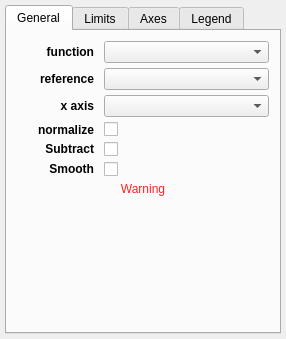
<?xml version="1.0" encoding="UTF-8"?>
<ui version="4.0">
 <class>Widget</class>
 <widget class="QWidget" name="Widget">
  <property name="geometry">
   <rect>
    <x>0</x>
    <y>0</y>
    <width>286</width>
    <height>339</height>
   </rect>
  </property>
  <property name="windowTitle">
   <string>1D Profile</string>
  </property>
  <layout class="QGridLayout" name="gridLayout_5">
   <property name="leftMargin">
    <number>5</number>
   </property>
   <property name="topMargin">
    <number>5</number>
   </property>
   <property name="rightMargin">
    <number>5</number>
   </property>
   <property name="bottomMargin">
    <number>5</number>
   </property>
   <property name="verticalSpacing">
    <number>5</number>
   </property>
   <item row="9" column="2">
    <widget class="QTabWidget" name="tab_widget">
     <property name="currentIndex">
      <number>0</number>
     </property>
     <widget class="QWidget" name="tab">
      <attribute name="title">
       <string>General</string>
      </attribute>
      <layout class="QGridLayout" name="gridLayout_2">
       <property name="leftMargin">
        <number>10</number>
       </property>
       <property name="topMargin">
        <number>10</number>
       </property>
       <property name="rightMargin">
        <number>10</number>
       </property>
       <property name="bottomMargin">
        <number>10</number>
       </property>
       <property name="horizontalSpacing">
        <number>10</number>
       </property>
       <property name="verticalSpacing">
        <number>5</number>
       </property>
       <item row="2" column="0">
        <widget class="QLabel" name="label_3">
         <property name="font">
          <font>
           <bold>true</bold>
          </font>
         </property>
         <property name="text">
          <string>x axis</string>
         </property>
         <property name="alignment">
          <set>Qt::AlignRight|Qt::AlignTrailing|Qt::AlignVCenter</set>
         </property>
        </widget>
       </item>
       <item row="4" column="2">
        <widget class="QCheckBox" name="bool_normalize">
         <property name="text">
          <string/>
         </property>
        </widget>
       </item>
       <item row="0" column="0">
        <widget class="QLabel" name="label">
         <property name="font">
          <font>
           <bold>true</bold>
          </font>
         </property>
         <property name="text">
          <string>function</string>
         </property>
         <property name="alignment">
          <set>Qt::AlignRight|Qt::AlignTrailing|Qt::AlignVCenter</set>
         </property>
        </widget>
       </item>
       <item row="1" column="2" colspan="2">
        <widget class="QComboBox" name="combosel_reference_data"/>
       </item>
       <item row="2" column="2" colspan="2">
        <widget class="QComboBox" name="combosel_x_att"/>
       </item>
       <item row="6" column="2">
        <widget class="QCheckBox" name="bool_substract">
         <property name="text">
          <string/>
         </property>
        </widget>
       </item>
       <item row="8" column="2">
        <widget class="QLabel" name="text_warning">
         <property name="styleSheet">
          <string notr="true">color: rgb(255, 33, 28)</string>
         </property>
         <property name="text">
          <string>Warning</string>
         </property>
         <property name="alignment">
          <set>Qt::AlignCenter</set>
         </property>
         <property name="wordWrap">
          <bool>true</bool>
         </property>
        </widget>
       </item>
       <item row="10" column="0">
        <spacer name="verticalSpacer_2">
         <property name="orientation">
          <enum>Qt::Vertical</enum>
         </property>
         <property name="sizeHint" stdset="0">
          <size>
           <width>20</width>
           <height>40</height>
          </size>
         </property>
        </spacer>
       </item>
       <item row="1" column="0">
        <widget class="QLabel" name="label_6">
         <property name="font">
          <font>
           <bold>true</bold>
          </font>
         </property>
         <property name="text">
          <string>reference</string>
         </property>
         <property name="alignment">
          <set>Qt::AlignRight|Qt::AlignTrailing|Qt::AlignVCenter</set>
         </property>
        </widget>
       </item>
       <item row="10" column="2" colspan="2">
        <spacer name="horizontalSpacer">
         <property name="orientation">
          <enum>Qt::Horizontal</enum>
         </property>
         <property name="sizeHint" stdset="0">
          <size>
           <width>40</width>
           <height>5</height>
          </size>
         </property>
        </spacer>
       </item>
       <item row="0" column="2" colspan="2">
        <widget class="QComboBox" name="combosel_function"/>
       </item>
       <item row="7" column="2">
        <widget class="QCheckBox" name="bool_smooth">
         <property name="text">
          <string/>
         </property>
        </widget>
       </item>
       <item row="6" column="0">
        <widget class="QLabel" name="label_4">
         <property name="text">
          <string>&lt;html&gt;&lt;head/&gt;&lt;body&gt;&lt;p&gt;&lt;span style=&quot; font-weight:700;&quot;&gt;Subtract&lt;/span&gt;&lt;/p&gt;&lt;/body&gt;&lt;/html&gt;</string>
         </property>
         <property name="alignment">
          <set>Qt::AlignRight|Qt::AlignTrailing|Qt::AlignVCenter</set>
         </property>
         <property name="wordWrap">
          <bool>false</bool>
         </property>
        </widget>
       </item>
       <item row="7" column="0">
        <widget class="QLabel" name="label_8">
         <property name="text">
          <string>&lt;html&gt;&lt;head/&gt;&lt;body&gt;&lt;p&gt;&lt;span style=&quot; font-weight:700;&quot;&gt;Smooth&lt;/span&gt;&lt;/p&gt;&lt;/body&gt;&lt;/html&gt;</string>
         </property>
         <property name="alignment">
          <set>Qt::AlignRight|Qt::AlignTrailing|Qt::AlignVCenter</set>
         </property>
        </widget>
       </item>
       <item row="4" column="0">
        <widget class="QLabel" name="label_7">
         <property name="font">
          <font>
           <bold>true</bold>
          </font>
         </property>
         <property name="text">
          <string>normalize</string>
         </property>
         <property name="alignment">
          <set>Qt::AlignRight|Qt::AlignTrailing|Qt::AlignVCenter</set>
         </property>
        </widget>
       </item>
      </layout>
     </widget>
     <widget class="QWidget" name="tab_2">
      <attribute name="title">
       <string>Limits</string>
      </attribute>
      <layout class="QGridLayout" name="gridLayout">
       <property name="leftMargin">
        <number>10</number>
       </property>
       <property name="topMargin">
        <number>10</number>
       </property>
       <property name="rightMargin">
        <number>10</number>
       </property>
       <property name="bottomMargin">
        <number>10</number>
       </property>
       <property name="horizontalSpacing">
        <number>10</number>
       </property>
       <property name="verticalSpacing">
        <number>5</number>
       </property>
       <item row="0" column="2">
        <widget class="QToolButton" name="button_flip_x">
         <property name="styleSheet">
          <string notr="true">padding: 0px</string>
         </property>
         <property name="text">
          <string>⇄</string>
         </property>
        </widget>
       </item>
       <item row="1" column="1">
        <widget class="QLineEdit" name="valuetext_y_min"/>
       </item>
       <item row="0" column="3">
        <widget class="QLineEdit" name="valuetext_x_max"/>
       </item>
       <item row="0" column="1">
        <widget class="QLineEdit" name="valuetext_x_min"/>
       </item>
       <item row="0" column="0">
        <widget class="QLabel" name="label_2">
         <property name="font">
          <font>
           <bold>true</bold>
          </font>
         </property>
         <property name="text">
          <string>x axis</string>
         </property>
        </widget>
       </item>
       <item row="1" column="0">
        <widget class="QLabel" name="label_5">
         <property name="font">
          <font>
           <bold>true</bold>
          </font>
         </property>
         <property name="text">
          <string>y axis</string>
         </property>
        </widget>
       </item>
       <item row="3" column="3">
        <spacer name="verticalSpacer">
         <property name="orientation">
          <enum>Qt::Vertical</enum>
         </property>
         <property name="sizeHint" stdset="0">
          <size>
           <width>20</width>
           <height>40</height>
          </size>
         </property>
        </spacer>
       </item>
       <item row="1" column="3">
        <widget class="QLineEdit" name="valuetext_y_max"/>
       </item>
       <item row="2" column="1" colspan="4">
        <spacer name="horizontalSpacer_2">
         <property name="orientation">
          <enum>Qt::Horizontal</enum>
         </property>
         <property name="sizeHint" stdset="0">
          <size>
           <width>40</width>
           <height>5</height>
          </size>
         </property>
        </spacer>
       </item>
       <item row="1" column="4">
        <widget class="QToolButton" name="bool_y_log">
         <property name="text">
          <string>log</string>
         </property>
         <property name="checkable">
          <bool>true</bool>
         </property>
        </widget>
       </item>
       <item row="0" column="4">
        <widget class="QToolButton" name="bool_x_log">
         <property name="text">
          <string>log</string>
         </property>
         <property name="checkable">
          <bool>true</bool>
         </property>
        </widget>
       </item>
      </layout>
      <zorder>bool_x_log</zorder>
      <zorder>valuetext_x_max</zorder>
      <zorder>button_flip_x</zorder>
      <zorder>valuetext_x_min</zorder>
      <zorder>valuetext_y_min</zorder>
      <zorder>valuetext_y_max</zorder>
      <zorder>bool_y_log</zorder>
      <zorder>label_2</zorder>
      <zorder>label_5</zorder>
      <zorder>verticalSpacer</zorder>
      <zorder>horizontalSpacer_2</zorder>
     </widget>
     <widget class="QWidget" name="tab_3">
      <attribute name="title">
       <string>Axes</string>
      </attribute>
      <layout class="QHBoxLayout" name="horizontalLayout">
       <property name="leftMargin">
        <number>5</number>
       </property>
       <property name="topMargin">
        <number>5</number>
       </property>
       <property name="rightMargin">
        <number>5</number>
       </property>
       <property name="bottomMargin">
        <number>5</number>
       </property>
       <item>
        <widget class="AxesEditorWidget" name="axes_editor" native="true"/>
       </item>
      </layout>
     </widget>
     <widget class="QWidget" name="tab_4">
      <attribute name="title">
       <string>Legend</string>
      </attribute>
      <layout class="QHBoxLayout" name="horizontalLayout">
       <property name="leftMargin">
        <number>5</number>
       </property>
       <property name="topMargin">
        <number>5</number>
       </property>
       <property name="rightMargin">
        <number>5</number>
       </property>
       <property name="bottomMargin">
        <number>5</number>
       </property>
       <item>
        <widget class="LegendEditorWidget" name="legend_editor" native="true"/>
       </item>
      </layout>
     </widget>
    </widget>
   </item>
  </layout>
 </widget>
 <layoutdefault spacing="6" margin="11"/>
 <customwidgets>
  <customwidget>
   <class>AxesEditorWidget</class>
   <extends>QWidget</extends>
   <header>glue.viewers.matplotlib.qt.axes_editor</header>
  </customwidget>
  <customwidget>
   <class>LegendEditorWidget</class>
   <extends>QWidget</extends>
   <header>glue.viewers.matplotlib.qt.legend_editor</header>
  </customwidget>
 </customwidgets>
 <resources/>
 <connections/>
</ui>
